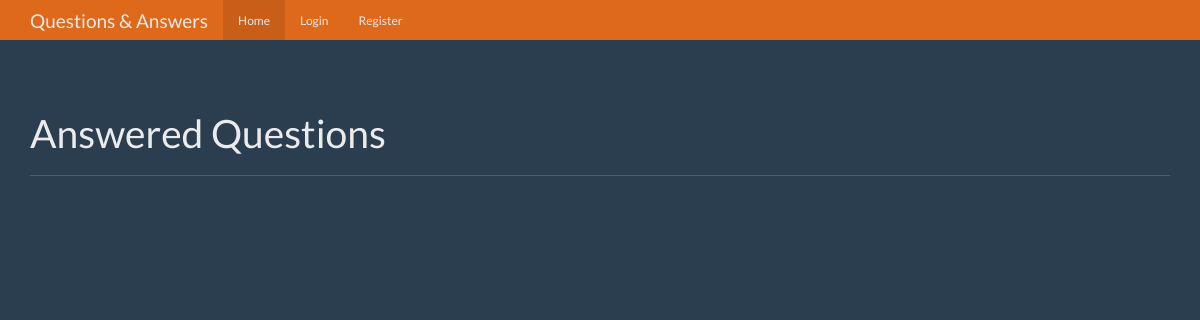
The app's page /, older data.
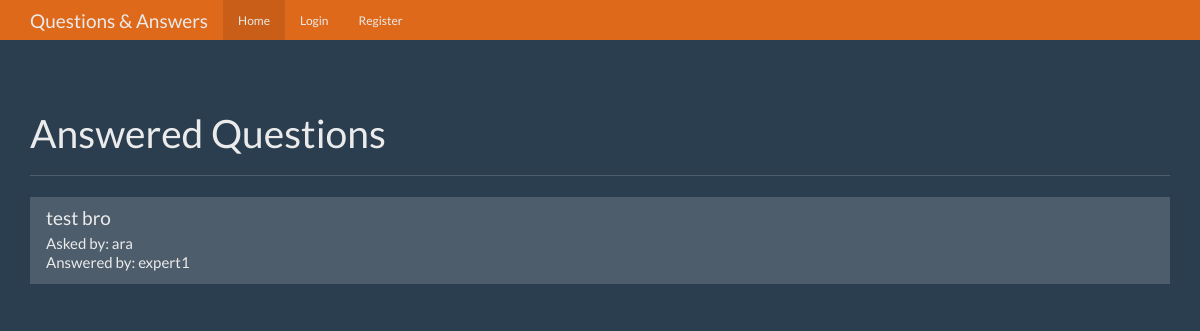
The same page, newer data.
### tables this page shows
CREATE TABLE questions (
    id integer primary key autoincrement,
    question_text text not null,
    answer_text text,
    asked_by_id integer not null,
    expert_id integer not null
);

CREATE TABLE users (
    id integer primary key autoincrement,
    name text not null,
    password text not null,
    expert boolean not null,
    admin boolean not null
);

### app.py (the view)
@app.route("/")
def index():
    user = get_current_user()
    unanswered_q = None
    if user is not None:
        unanswered_q = get_unanswered_question(user["id"])
    db = dbcon.get_db()
    questions_cur = db.execute(''' select questions.id, questions.question_text,
                                        asker.name as asker_name, expert.name as expert_name
                                   from questions
                                   join users as asker on asker.id = questions.asked_by_id
                                   join users as expert on expert.id = questions.expert_id
                                   where answer_text is not null  ''')
    questions_results = dbcon.extract_dbs(questions_cur.fetchall())
    return render_template("home.html", user=user,
                            questions=questions_results,
                            unanswered_q=unanswered_q)

### app.py (called while the page is built)
def get_current_user():
    user_result = None
    if 'user' in session:
        user = session["user"]
        db = dbcon.get_db()
        user_cur = db.execute("select * from users where name = ?", [user])
        user_result = user_cur.fetchone()
    return user_result

### dbcon.py (called while the page is built)
def connect_db():
    sql = sqlite3.connect("./questions.db")
    sql.row_factory = sqlite3.Row
    return sql

def get_db():
    if not hasattr(g, 'sqlite_db'):
        g.sqlite_db = connect_db()
    return g.sqlite_db

def extract_dbs(db_result):
    result = []
    if len(db_result) == 0:
        return result
    for d in db_result:
        d = dict(d)
        result.append(d)
    return result

### templates/home.html
{% extends 'base.html' %}
{% block body %}
      <div class="page-header">
        <h1>Answered Questions</h1>
      </div>
      <div class="row">
        <div class="col-lg-12">
          <div class="list-group">
            {% for q in questions %}
            <a href=" {{ url_for('question', question_id=q.id) }} " class="list-group-item">
              <h4 class="list-group-item-heading">{{q.question_text}}</h4>
              <p class="list-group-item-text">Asked by: {{q.asker_name}}</p>
              <p class="list-group-item-text">Answered by: {{q.expert_name}}</p>
            </a>
            {% endfor %}
          </div>
        </div>
      </div>
{% endblock %}

Row changes from the older to the newer data that the page shows:
added questions: question_text "test bro", asker_name "ara", expert_name "expert1"
